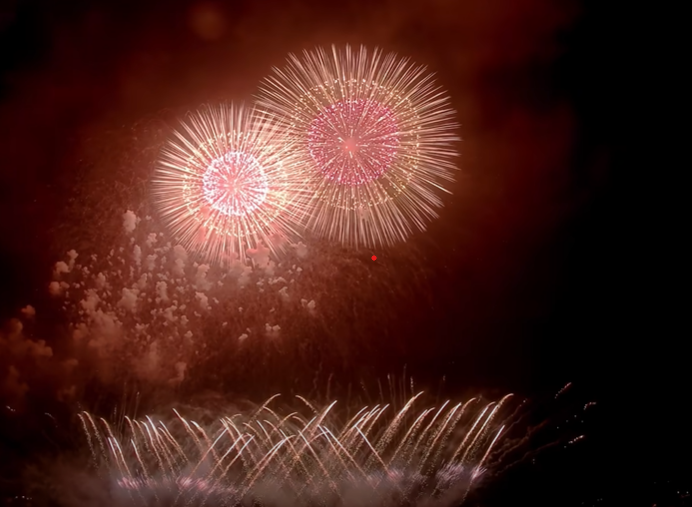
#> input picture image_analysis_and_transformation/f2.png, 692 x 507 px, found by its file name
$ jupyter execute --allow-errors comparing_images.ipynb
#> lines starting #> are read from the running program, lines starting #| are printed output that depends on the picture
# **Comparing Images**

1. Compare Images using Mean Squared Error (MSE)
2. UCompare Images using Structual Similarity

[cell 1]
# Our Setup, Import Libaries, Create our Imshow Function and Download our Images
import cv2
import numpy as np
from matplotlib import pyplot as plt
from skimage.metrics import structural_similarity as ssim

# Define our imshow function
def imshow(title = "Image", image = None, size = 8):
    w, h = image.shape[0], image.shape[1]
    aspect_ratio = w/h
    plt.figure(figsize=(size * aspect_ratio,size))
    plt.imshow(cv2.cvtColor(image, cv2.COLOR_BGR2RGB))
    plt.title(title)
    plt.show()

[cell 2]
# get image from github
import requests

# URL of the image in your GitHub repository
image_url = "https://raw.githubusercontent.com/rohitsh02/classical_cv_projects/main/image_analysis_and_transformation/f1.png"

# Send a GET request to the image URL
response = requests.get(image_url)

# Save the image to a file in your Colab environment
with open('f1.png', 'wb') as f:
    f.write(response.content)

[cell 3]
# URL of the image in your GitHub repository
image_url = "https://raw.githubusercontent.com/rohitsh02/classical_cv_projects/main/image_analysis_and_transformation/f2.png"

# Send a GET request to the image URL
response = requests.get(image_url)

# Save the image to a file in your Colab environment
with open('f2.png', 'wb') as f:
    f.write(response.content)

#### **Mean Squared Error (MSE)**

The MSE between the two images is the `sum of the squared difference between the two images`. This can easily be implemented with numpy.

The lower the MSE the more similar the images are.

[cell 4]
def mse(image1, image2):
	# Images must be of the same dimension
	error = np.sum((image1.astype("float") - image2.astype("float")) ** 2)
	error /= float(image1.shape[0] * image1.shape[1])

	return error

[cell 5]
fireworks1 = cv2.imread('f1.png')
#> fireworks1 is the input picture: shape (507, 692, 3); mean B, G, R 28, 34.6, 72.8
fireworks2 = cv2.imread('f2.png')

M = np.ones(fireworks1.shape, dtype = "uint8") * 100
fireworks1b = cv2.add(fireworks1, M)
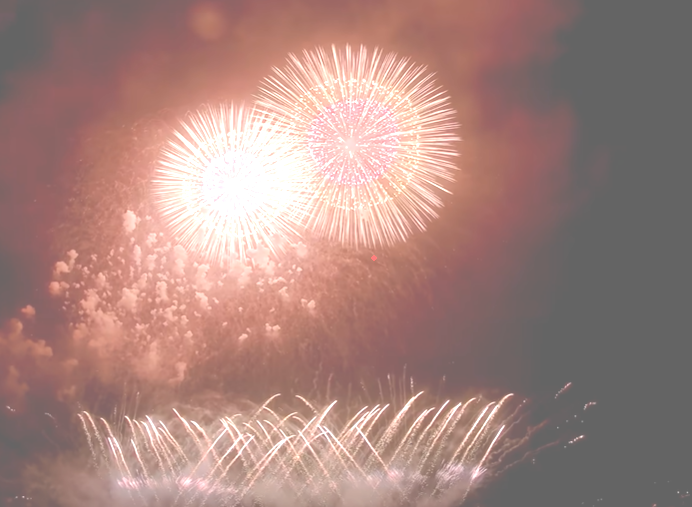
#> fireworks1b: shape (507, 692, 3); mean B, G, R 127.1, 133.4, 166.9

imshow("fireworks 1", fireworks1)
imshow("Increasing Brightness", fireworks1b)
imshow("fireworks 2", fireworks2)

[cell 6]
def compare(image1, image2):
  image1 = cv2.cvtColor(image1, cv2.COLOR_BGR2GRAY)
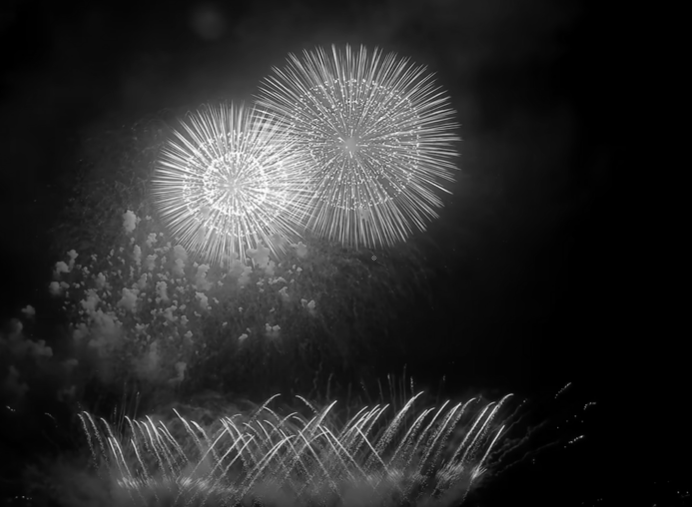
#> image1: shape (507, 692); min 0, max 255, mean 45.3
  image2 = cv2.cvtColor(image2, cv2.COLOR_BGR2GRAY)
  print('MSE = {:.2f}'.format(mse(image1, image2)))
#> in mse, `error = np.sum((image1.astype("float") - image2.astype("float")) ** 2)`: error = 0
#| MSE = 0.00
  print('SS = {:.2f}'.format(structural_similarity(image1, image2)))

#> (a cell that did not finish here is left out)

[cell 8]
# Import necessary modules
import cv2
import numpy as np

# Define the function to compare images
def compare(image1, image2):
    # Resize the images to the same dimensions
    image1 = cv2.resize(image1, (image2.shape[1], image2.shape[0]))
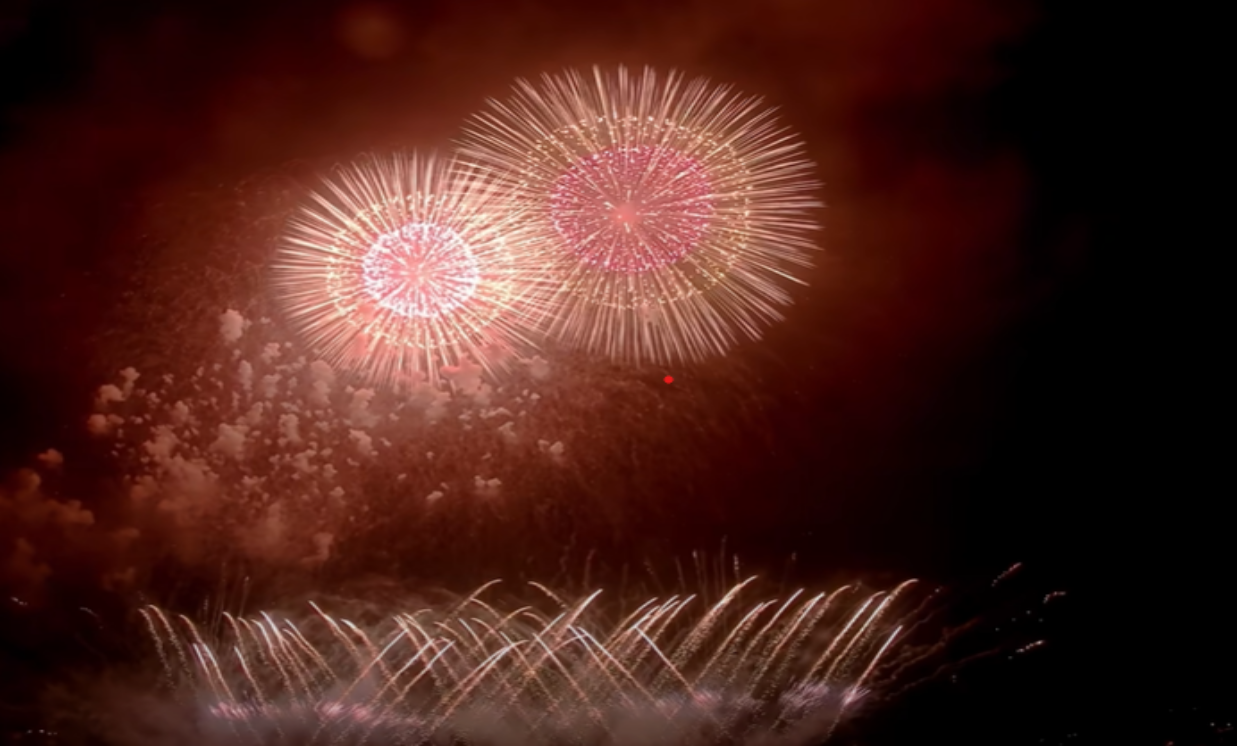
#> image1: shape (746, 1237, 3); mean B, G, R 27.9, 34.6, 72.7
    image2 = cv2.resize(image2, (image1.shape[1], image1.shape[0]))

    # Convert the images to grayscale
    image1 = cv2.cvtColor(image1, cv2.COLOR_BGR2GRAY)
#> image1: shape (746, 1237)
    image2 = cv2.cvtColor(image2, cv2.COLOR_BGR2GRAY)
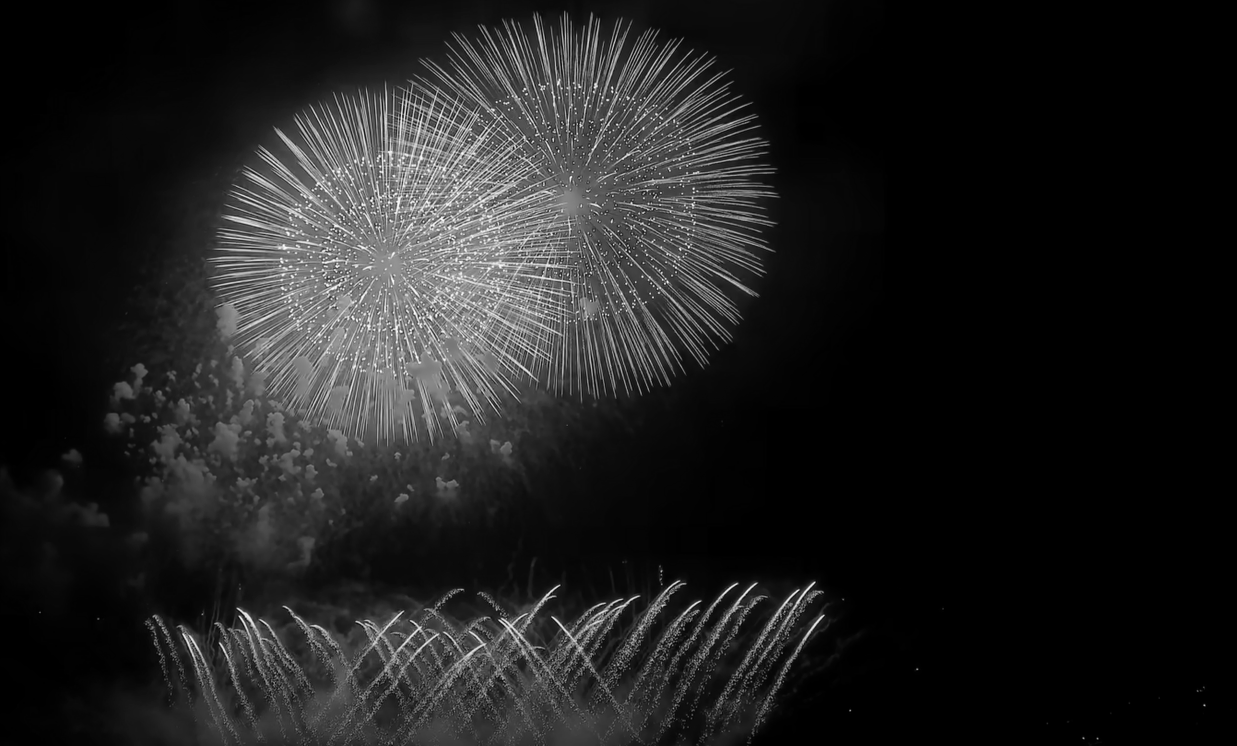
#> image2: shape (746, 1237); min 0, max 254, mean 32.3

    # Calculate the mean squared error (MSE)
    print('MSE = {:.2f}'.format(mse(image1, image2)))

    # Calculate the structural similarity (SS)
    print('SS = {:.2f}'.format(structural_similarity(image1, image2)))

# Define the function to calculate the MSE
def mse(image1, image2):
    # Images must be of the same dimension
    error = np.sum((image1.astype("float") - image2.astype("float")) ** 2)
#> error = 1.07e+09
    error /= float(image1.shape[0] * image1.shape[1])
#> error = 1161.5
#| MSE = 1161.45
    return error

# Define the function to calculate the SS
def structural_similarity(image1, image2):
    # Images must be of the same dimension
    (score, diff) = ssim(image1, image2, full=True)
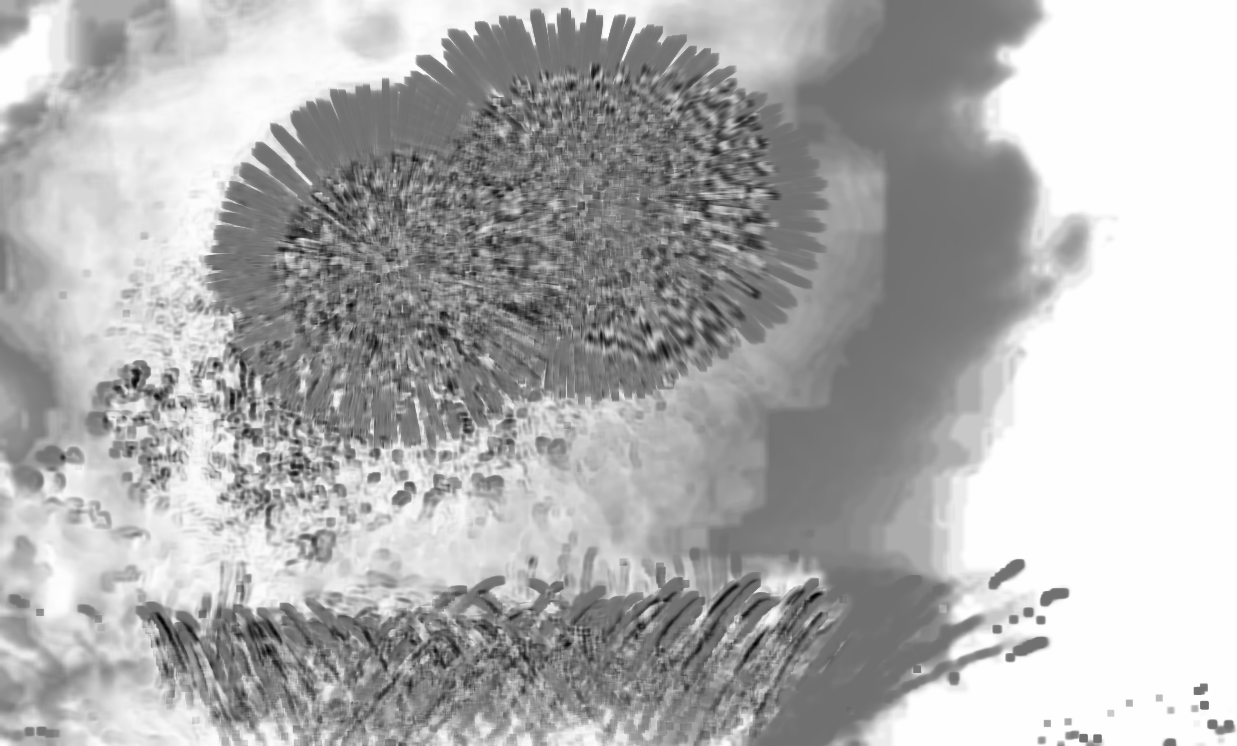
#> diff: shape (746, 1237) float64; min -0.789, max 1, mean 0.446; drawn with min black and max white
#> score = 0.443
    diff = (diff * 255).astype("uint8")
    return score


# Compare the images
compare(fireworks1, fireworks2)
#| SS = 0.44

[cell 9]
# Compare the images
compare(fireworks1, fireworks1b)
#> in compare (call 2), `image2 = cv2.cvtColor(image2, cv2.COLOR_BGR2GRAY)`:
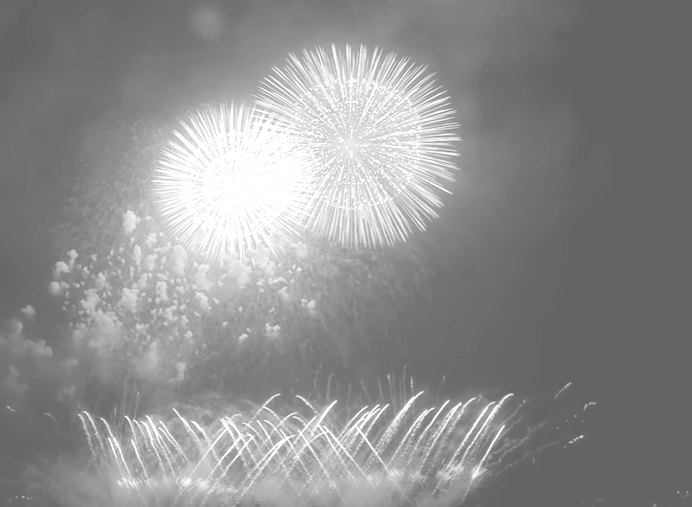
#> image2: shape (507, 692); min 100, max 255, mean 142.7
#| MSE = 9583.24
#> in structural_similarity (call 2), `(score, diff) = ssim(image1, image2, full=True)`:
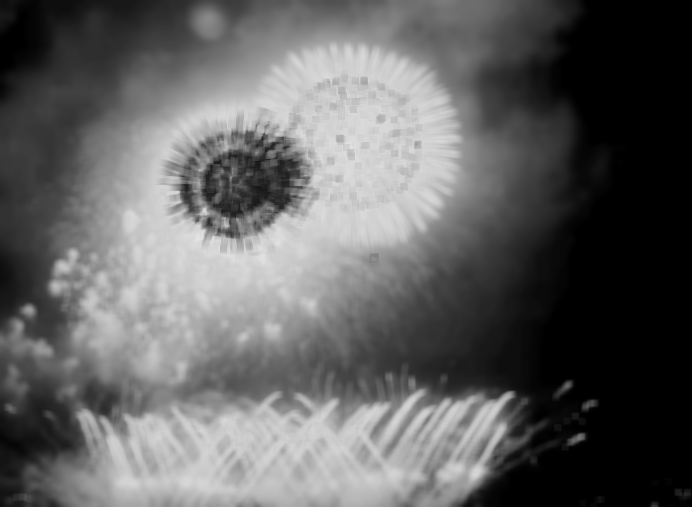
#> diff: shape (507, 692) float64; min 0.00065, max 0.901, mean 0.384
#> in structural_similarity (call 2), `(score, diff) = ssim(image1, image2, full=True)`: score = 0.388
#| SS = 0.39
